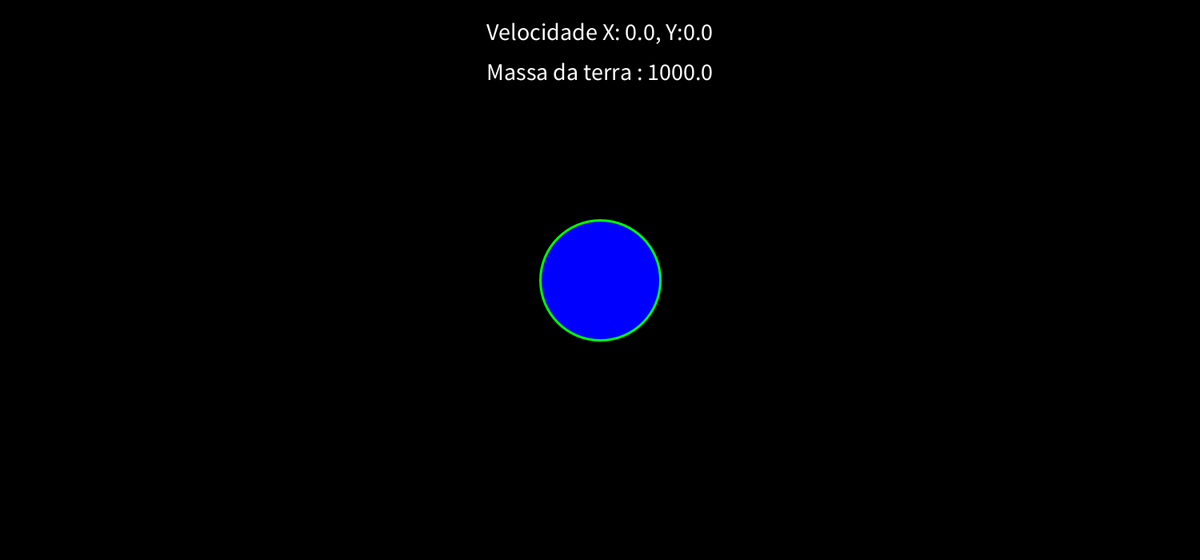
Frame 1 (no input)
Frame 60 (the mouse pressed at the canvas centre just before this capture): identical to frame 1, image omitted
Frame 120 (the mouse held since frame 60 and released just before this capture): identical to frame 1, image omitted

The Processing sketch that drew this single still picture (run headless with seeded random() and noise(); from frame 60 on, the mouse is pressed at the canvas centre):

// Processing sketch: NewtonCannon
// ── NewtonCannon.pde
void setup() {
  
  int wid = 1400;
  int hig = 700;
  println(wid+" "+hig);
  //fullScreen();
  size(1500,700);
  quantiaDeProjeteis = 0;
  projeteis = new Corpo[QTD_MAX_PROJ];
  rastros = new float[QTD_MAX_RASTRO][2];
  planeta = new Corpo(NULL,
    NULL,
    NULL,
    MASSA_PLANETA,
    RAIO_PLANETA,
    COR_FILL_PLANETA,
    COR_STROKE_PLANETA);
    
}

void draw() {
  background(0);
  fill(255);
  textSize(30);
  textAlign(CENTER);
  text("Velocidade X: "+VELOCIDADE_X/10 +", Y:"+VELOCIDADE_Y/10, width/2, 50);
  text("Massa da terra : "+MASSA_PLANETA, width/2, 100);
  translate(width/2, height/2);
  planeta.massa = MASSA_PLANETA;
  planeta.show();
  for (int i = 0; i<quantiaDeProjeteis; i++) {
    projeteis[i].update(planeta);
    planeta.pos.x = 0;
    planeta.pos.y = 0;
    projeteis[i].show();
  }
  stroke(0,150,0);
  fill(0,150,0);
  drawRastro();
  stroke(255);
   fill(255);
   if(quantiaDeProjeteis-1<0)return;
   double dist = distanciaEntreDoisPontos(projeteis[quantiaDeProjeteis-1].pos, planeta.pos);
   if(dist<0)dist*=-1;
   //println(dist);
   float mapa = map((float)dist, 0, 1000, 0, 10);
   strokeWeight(mapa/6);
   line(0,0,projeteis[quantiaDeProjeteis-1].pos.x,projeteis[quantiaDeProjeteis-1].pos.y);
}

// ── Calculos.pde
void aplicarColisao(Corpo p1, Corpo p2) {

    /////////////////////////////////////////////////

    double m1 = p1.massa;
    double m2 = p2.massa;

    double u1x = p1.vel.x;
    double u1y = p1.vel.y;
    double u2x = p2.vel.x;
    double u2y = p2.vel.y;

    double x1 = p1.pos.x;
    double y1 = p1.pos.y;
    double x2 = p2.pos.x;
    double y2 = p2.pos.y;

    double u1 = sqrt((float)(u1x*u1x + u1y*u1y));
    double u2 = sqrt((float)(u2x*u2x + u2y*u2y));

    ///////////////////////////////////////////////////

    double a1 = atan2((float)(y2-y1), (float)(x2-x1));
    double b1 = atan2((float)u1y, (float)u1x);
    double c1 = b1-a1;

    double a2 = atan2((float)(y1-y2), (float) (x1-x2));
    double b2 = atan2((float)u2y, (float)u2x);
    double c2 = b2-a2;

    double u12 = u1*cos((float)c1);
    double u11 = u1*sin((float)c1);

    double u21 = u2*cos((float)c2);
    double u22 = u2*sin((float)c2);

    double v12 = (((m1-m2)*u12) - (2*m2*u21))/(m1+m2);
    double v21 = (((m1-m2)*u21) + (2*m1*u12))/(m1+m2);

    double v1x = u11*(-sin((float)a1)) + v12*(cos((float)a1));
    double v1y = u11*(cos((float)a1)) + v12*(sin((float)a1));

    double v2x = u22*(-sin((float)a2)) - v21*(cos((float)a2));
    double v2y = u22*(cos((float)a2)) - v21*(sin((float)a2));

    //////////////////////////////////////////////////////////
    p1.vel.x = (float) v1x;
    p1.vel.y = (float) v1y;

    p2.vel.x = (float) v2x;
    p2.vel.y = (float) v2y;
  }

  double distanciaEntreDoisPontos(PVector a, PVector b) {

    return sqrt(pow(b.x-a.x, 2)+pow(b.y-a.y, 2));
  }

// ── Commands.pde
void keyPressed() {
  
  if (keyCode == UP) {
    VELOCIDADE_Y+=1;
  }
  if (keyCode == DOWN) {
    VELOCIDADE_Y-=1;
  }
  if (keyCode == RIGHT) {
    VELOCIDADE_X+=1;
  }
  if (keyCode == LEFT) {
    VELOCIDADE_X-=1;
  }
  if (keyCode == ENTER) {
    adicionarProjetil(new PVector(0, POSICAO_INICIAL), NULL, new PVector(VELOCIDADE_X/10, VELOCIDADE_Y/10));
  }
  if (keyCode == BACKSPACE) {
    projeteis[quantiaDeProjeteis] = null;
    quantiaDeProjeteis--;
    if (quantiaDeProjeteis<0) {
      quantiaDeProjeteis = 0;
    }
    qtdRastro = 0;
    rastros = new float[QTD_MAX_RASTRO][2];
  }
  if(keyCode == 33){
    MASSA_PLANETA*=10;
  }
  if(keyCode == 155){
    MASSA_PLANETA*=2;
  }
  if(keyCode == 36){
    MASSA_PLANETA*=5;
  }
  if(keyCode == 127){
    MASSA_PLANETA/=2;
    if(MASSA_PLANETA<1) MASSA_PLANETA = 1;
  }
  if(keyCode == 35){
    MASSA_PLANETA/=5;
    if(MASSA_PLANETA<1) MASSA_PLANETA = 1;
  }
  if(keyCode == 34){
    MASSA_PLANETA/=10;
    if(MASSA_PLANETA<1) MASSA_PLANETA = 1;
  }
  
  if(keyCode == 46){
    MASSA_PLANETA+=100;
  }
  if(keyCode == 44){
    MASSA_PLANETA-=100;
    if(MASSA_PLANETA<1) MASSA_PLANETA = 1;
  }
}
void mouseClicked() {
  PVector posi = new PVector(mouseX - width/2, mouseY-height/2);
  adicionarProjetil(posi, NULL, new PVector(VELOCIDADE_X/10, VELOCIDADE_Y/10));
}

void adicionarProjetil(PVector pos, PVector ace, PVector vel) {
  int i = quantiaDeProjeteis;
  if (i>QTD_MAX_PROJ) return;
  projeteis[i] = new Corpo(pos, ace, vel, MASSA_PROJETIL, RAIO_PROJETIL, COR_FILL_PROJ, COR_STROKE_PROJ);
  quantiaDeProjeteis += 1;
  qtdRastro = 0;
  rastros = new float[QTD_MAX_RASTRO][2];
}

// ── Corpo.pde
class Corpo {
  double massa;
  double raio;
  PVector pos;
  PVector ace;
  PVector vel;
  PVector fil;
  PVector strok;

  Corpo(PVector pos,
    PVector ace,
    PVector vel,
    double massa,
    double raio,
    PVector fil,
    PVector strok) {
    this.massa = massa;
    this.raio = raio;
    this.pos = pos;
    this.ace = ace;
    this.vel = vel;
    this.fil = fil;
    this.strok = strok;
  }

  void show() {
    int cir = (int) (raio * 2);
    strokeWeight(cir/100);
    fill(fil.x, fil.y, fil.z);
    stroke(strok.x, strok.y, strok.z);
    ellipse(pos.x, pos.y, (float) raio, (float) raio);
  }

  void update(Corpo p) {
    PVectorD forca = new PVectorD(0, 0);
    double CONSTANTE_GRAVITACIONAL = 0.005;
    double CONSTANTE_RESTITUICAO = 0.9;

    double xProjetil = pos.x;
    double yProjetil = pos.y;
    double massaProjetil = massa;
    double raioProjetil = raio;

    double xPlaneta = p.pos.x;
    double yPlaneta = p.pos.y;
    double massaPlaneta = p.massa;
    double raioPlaneta = p.raio;

    double distancia = distanciaEntreDoisPontos(this.pos, p.pos);

    if (distancia < 1) {
      distancia = 1;
    }

    double produtoMassas = massaProjetil * massaPlaneta;
    double produtoDistancia = (distancia * distancia);

    double forcaGravitacional = CONSTANTE_GRAVITACIONAL*produtoMassas/produtoDistancia;

    double cos = (xPlaneta-xProjetil)/distancia;
    double sen = (yPlaneta-yProjetil)/distancia;

    forca.x = forcaGravitacional*cos;
    forca.y = forcaGravitacional*sen;

    ace.x =(float) (forca.x/massaProjetil);
    ace.y =(float) (forca.y/massaProjetil);

    vel.x += ace.x;
    vel.y += ace.y;

    pos.x += vel.x;
    pos.y += vel.y;

    if (distanciaEntreDoisPontos(p.pos, pos) < raioProjetil/2 + raioPlaneta/2) {
      pos.x =(float) xProjetil;
      pos.y =(float) yProjetil;

      vel.x *= CONSTANTE_RESTITUICAO;
      vel.y *= CONSTANTE_RESTITUICAO;

      aplicarColisao(p, this);
    }
  }
}

// ── PVectorD.pde
class PVectorD {
  double x, y;
  PVectorD(double x, double y) {
    this.x = x;
    this.y = y;
  }
}

// ── Rastro.pde
void updateRastro() {
  if (quantiaDeProjeteis == 0)return;
  int indiceProjetil = quantiaDeProjeteis-1;
  if (qtdRastro == 0) {
    rastros[qtdRastro][X] = projeteis[indiceProjetil].pos.x;
    rastros[qtdRastro][Y] = projeteis[indiceProjetil].pos.y;
    qtdRastro+=1;
    return;
  }
  for ( int i = 0; i< qtdRastro; i++) {
    if (rastros[i+1][Y] == 0 && rastros[i+1][Y] == 0) {
      i=qtdRastro;
      break;
    }
    rastros[i][X] = rastros[i+1][X];
    rastros[i][Y] = rastros[i+1][Y];
  }
  rastros[qtdRastro][X] = projeteis[indiceProjetil].pos.x;
  rastros[qtdRastro][Y] = projeteis[indiceProjetil].pos.y;
  if (qtdRastro < QTD_MAX_RASTRO-1)
  {
    qtdRastro = qtdRastro + 1;
  }
}

void drawRastro() {
  updateRastro();
  for (int i = 0; i<qtdRastro-1; i++) {
    float raio = map(i, 0, qtdRastro, 0, (float)RAIO_PROJETIL);

    strokeWeight(raio);
    float atualX = rastros[i][X];
    float atualY = rastros[i][Y];

    float proxX = rastros[i+1][X];
    float proxY  = rastros[i+1][Y];
    
    double distancia = distanciaEntreDoisPontos(new PVector(atualX, atualY), new PVector(proxX, proxY));
      float g = map((float)distancia, 5, 20, 0,150);
      float mapa = map((float)distancia, 0, 20, 100,255);
    fill(mapa, g, 0);
    stroke(mapa, g, 0);
    line(atualX, atualY, proxX, proxY);
    
  }
  
}

// ── Variaveis_globais.pde

//-- PLANETA --\\
Corpo planeta;
double MASSA_PLANETA = 1000;
double RAIO_PLANETA = 150.0;
PVector COR_FILL_PLANETA = new PVector(0, 0, 255);
PVector COR_STROKE_PLANETA = new PVector(0, 255, 0);

//-- PROJETEIS --\\
Corpo[] projeteis;
int QTD_MAX_PROJ = 5000;
int quantiaDeProjeteis = 0;
double MASSA_PROJETIL = 1;
double RAIO_PROJETIL = 15;
PVector COR_FILL_PROJ = new PVector(100, 100, 100);
PVector COR_STROKE_PROJ = new PVector(0, 255, 255);

//-- UTIL --\\
int X = 0;
int Y = 1;
float VELOCIDADE_X = 0;
float VELOCIDADE_Y = 0;
int POSICAO_INICIAL = -132;
PVector NULL = new PVector(0, 0);
boolean full = false;

//-- RASTRO --\\
float[][] rastros;
int QTD_MAX_RASTRO = 120;
int qtdRastro = 0;
